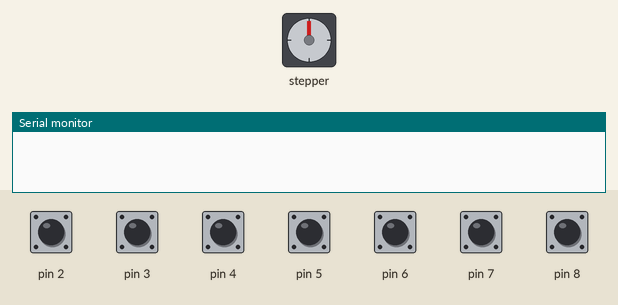
Simulated run of this sketch. Board: Arduino Uno, built with avr-gcc and run on an emulated ATmega328P. Shown: stepper motor, the last lines printed to the serial monitor. The test bench sets the inputs (shaded band); at power-on: pin 2–8 HIGH. Stepper angles assume 200 steps per turn.

Above: at 1.2 s.
1.3 s: pin 3 pulled LOW for 0.15 s
At 1.45 s:
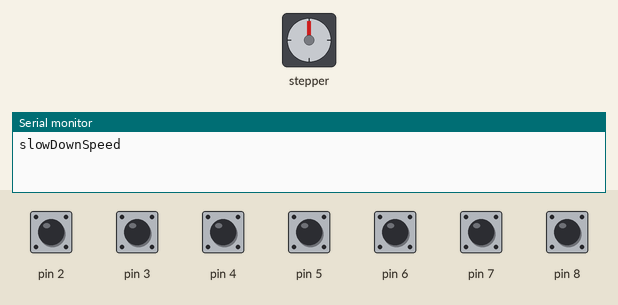
4.3 s: pin 4 pulled LOW for 0.15 s
7.4 s: pin 2 pulled LOW for 0.15 s
At 7.4 s:
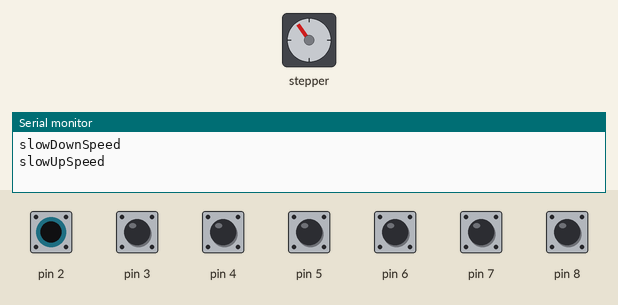
9.0 s: pin 7 pulled LOW for 0.15 s
At 10.65 s:
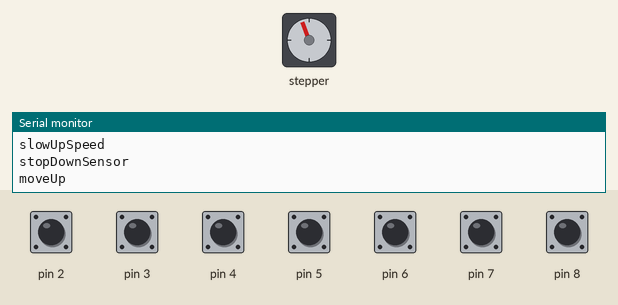
12.1 s: pin 5 pulled LOW for 0.15 s
At 12.1 s:
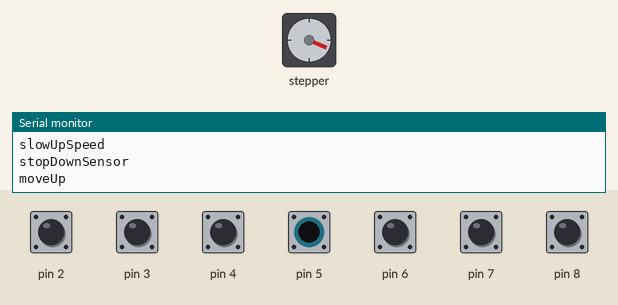
13.7 s: pin 8 pulled LOW for 0.15 s
At 15.35 s:
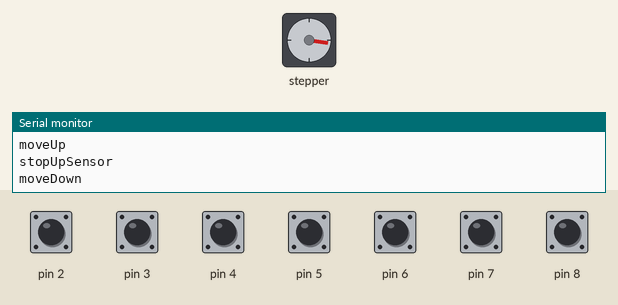
Timing chart, 0 to 22.1 s (numbered marks = the images above; inputs shaded):
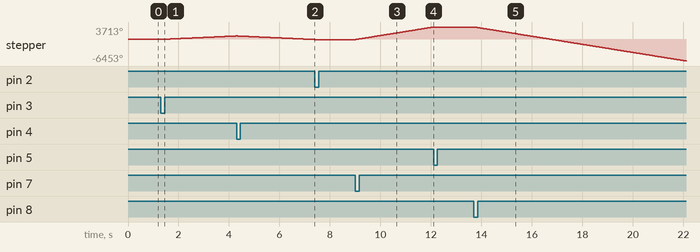

Measured:
- after the input at 1.3 s, stepper: keeps turning clockwise at about 344°/s, starting at once
- after the input at 7.4 s, stepper: stops changing and stays -35°
- after the input at 9.0 s, stepper: keeps turning clockwise at about 1209°/s, starting at once
- after the input at 12.1 s, stepper: stops changing and stays 3713°
- after the input at 13.7 s, stepper: keeps turning counter-clockwise at about 1210°/s, starting at once

The sketch:

kitchen.ino
```cpp
#include <GyverStepper.h>
#include "GyverButton.h"

GButton stopDownSensor(2);
GButton slowDownSpeed(3);

GButton slowUpSpeed(4);
GButton stopUpSensor(5);

GButton hand(6);

GButton moveUp(7);
GButton moveDown(8);

GStepper<STEPPER2WIRE> stepper(200, 11, 10);

int speed = 800;

bool flag = false;

void setup() {
  Serial.begin(9600);

  stepper.setRunMode(KEEP_SPEED);
  stepper.setMaxSpeed(1500);
}

void loop() {

  stopDownSensor.tick();
  slowDownSpeed.tick();

  slowUpSpeed.tick();
  stopUpSensor.tick();

  hand.tick();

  moveUp.tick();
  moveDown.tick();

  stepper.tick();

  if (hand.isPress()) {
    Serial.println("hand sunul ruku STOP"); // проверка на руку
    stepper.brake();
    flag = false;
  }

  if (moveUp.isPress()) {
    Serial.println("moveUp"); // движение фартука вверх

    if (flag) {
      stepper.stop();
      flag = false;
    } else {
      stepper.setSpeed(speed);
      flag = true;
    }

    if (stopUpSensor.isHold()) {
      stepper.brake();
      flag = false;
    }
  }

  if (moveDown.isPress()) { // движение фартука вниз
    Serial.println("moveDown");

    if (flag) {
      stepper.stop();
      flag = false;
    } else {
      stepper.setSpeed(-speed);
      flag = true;
    };

    if (stopDownSensor.isHold()) {
      stepper.brake();
      flag = false;
    }
  }

  if (stopDownSensor.isPress()) {// остановка фартука внизу ДАТЧИК - 0
    stepper.brake();
    Serial.println("stopDownSensor");
    flag = false;
  }

  if (slowDownSpeed.isPress()) { // замедление скорости внизу ДАТЧИК - 1
    stepper.setSpeed(200);
    Serial.println("slowDownSpeed");
  }

  if (slowUpSpeed.isPress()) { // замедление скорости вверху ДАТЧИК - 2
    stepper.setSpeed(-200);
    Serial.println("slowUpSpeed");
  }

  if (stopUpSensor.isPress()) { // остановка фартука вверху ДАТЧИК - 3
    Serial.println("stopUpSensor");
    stepper.brake();
    flag = false;
  }
}
```
